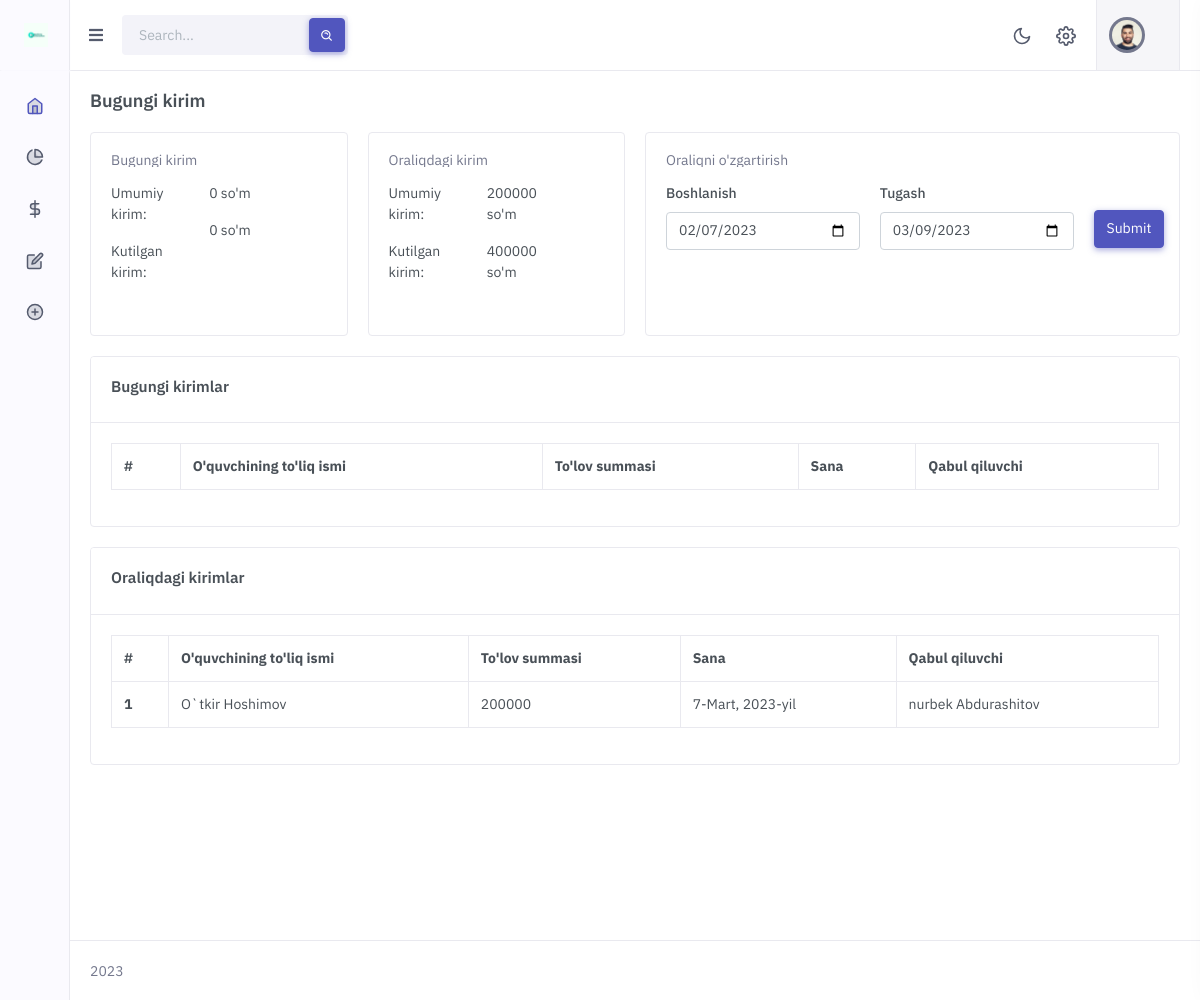
Screenshot of /income/ (signed in) with the database file from the repository.
### payment/models.py (models this page shows, shortened)
class AddCashToWallet(models.Model):
      student = models.ForeignKey(Student, on_delete = models.CASCADE)
      summ = models.PositiveBigIntegerField()
      date = models.DateField(default = date.today())
      time = models.TimeField(auto_now_add=True, null=True, blank=True,)
      recepient = models.ForeignKey(User, on_delete=models.CASCADE, null=True, blank=True)

### course/models.py (models this page shows, shortened)
class Student(models.Model):
      full_name = models.CharField(max_length=200)
      phone_number = models.CharField(max_length=120)
      wallet = models.IntegerField(default=0)
      token_id = models.CharField(default=str(random.randint(10000000, 99999999)), max_length=150)

### users/models.py (models this page shows, shortened)
class User(AbstractUser):
      is_teacher = models.BooleanField(default=False, help_text = 'Agar yaratilayotgan foydalanuvchi ustoz bo\'lsa.')
      is_admin  = models.BooleanField(default = False,  help_text = 'Agar yaratilayotgan foydalanuvchi adminstrator bo\'lsa.')
      wallet = models.PositiveBigIntegerField(default=0)

### payment/views.py (the view)
# urls.py: path('income/', include('payment.urls')),
@login_required
def income(request):
      user = request.user
      if user.is_staff == True:
            start = date.today()-timedelta(days=30)
            end=date.today()
            incomes_between_dates = incomes_between_two_dates( start, end)
            if request.method == 'POST':
                  start = request.POST['start']
                  end = request.POST['end']
                  incomes_between_dates = incomes_between_two_dates( start, end)
            context = {
                  'incomes_between_dates':incomes_between_dates,
                  'todays_income': incomes_in_one_day(date.today()),
                  'start':str(start),
                  'end':str(end),
            }
            return render(request, "income.html", context)
      else:
            messages.warning(request, "Siz uchun bu sahifa mavjud emas.")
            return redirect('index')

### payment/utils.py (called while the page is built)
def incomes_in_one_day(date):
      total_income = 0
      expected_income = 0
      payments =  AddCashToWallet.objects.filter(date = date)
      pay_to_courses = PayToCourse.objects.filter(date=date)
      for i in payments:
            total_income += i.summ
      for i in pay_to_courses:
            expected_income += i.transfer_summ
      context = {
            'total_income':total_income,
            'expected_income':expected_income,
            'wage_of_teachers': expected_income/2,
            'payments':payments,
            'pay_to_courses':pay_to_courses,
      }
      return context

def incomes_between_two_dates(start, end):
      total_income = 0
      expected_income = 0
      payments = AddCashToWallet.objects.filter(date__gte=start, date__lte=end).order_by('date')
      pay_to_courses = PayToCourse.objects.filter(date__gte=start, date__lte=end).order_by('date')
      for i in payments:
            total_income += i.summ
      for i in pay_to_courses:
            expected_income += i.transfer_summ
      context = {
            'total_income':total_income,
            'expected_income':expected_income,
            'wage_of_teachers': expected_income/2,
            'payments':payments,
            'pay_to_courses':pay_to_courses,
      }
      return context

### templates/income.html (shortened to what this page needs)
{% extends 'boss/base.html' %}
{% block content %}
<div class="row">
      <div class="col-12">
          <div class="page-title-box d-sm-flex align-items-center justify-content-between">
              <h4 class="mb-sm-0 font-size-18">Bugungi kirim </h4>
              <div class="page-title-right">
                  <ol class="breadcrumb m-0">
                      <li class="breadcrumb-item active"></li>
                  </ol>
              </div>
          </div>
      </div>
      <div class="col-xl-3 col-md-6">
          <div class="card card-h-100">
              <div class="card-body">
                  <div class="row align-items-center">
                      <div class="col-12">
                          <span class="text-muted mb-3 lh-1 d-block text-truncate">Bugungi kirim</span>
                          <p class="mb-3">
                              <div class="row">
                                    <div class="col-5">
                                          <p>Umumiy kirim: </p>
                                          <p>Kutilgan kirim:</p>
                                    </div>
                                    <div class="col-5">
                                          <p>{{todays_income.total_income}} so'm</p>
                                          <p>{{todays_income.expected_income}} so'm</p>
                                    </div>
                              </div>
                        </p>
                      </div>
                  </div>
              </div>
          </div>
      </div>
      <div class="col-xl-3 col-md-6">
            <div class="card card-h-100">
                <div class="card-body">
                    <div class="row align-items-center">
                        <div class="col-12">
                            <span class="text-muted mb-3 lh-1 d-block text-truncate">Oraliqdagi kirim</span>
                            <p class="mb-3">
                                <div class="row">
                                      <div class="col-5">
                                            <p>Umumiy kirim: </p>
                                            <p>Kutilgan kirim:</p>
                                      </div>
                                      <div class="col-5">
                                          <p>{{incomes_between_dates.total_income}} so'm</p>
                                          <p>{{incomes_between_dates.expected_income}} so'm</p>
                                      </div>
                                </div>
                          </p>
                        </div>
                    </div>
                </div>
            </div>
        </div>
      <div class="col-xl-6 col-md-6">
          <div class="card card-h-100">
              <div class="card-body">
                  <div class="row align-items-center">
                      <div class="col-12">
                          <span class="text-muted mb-3 lh-1 d-block text-truncate">Oraliqni o'zgartirish</span>
                          <form method="post"  >{% csrf_token %}
                              <div class="row" >
                                <div class="col-5" >
                                  <label for="example-date-input" class="form-label">Boshlanish</label>
                                  <input class="form-control" name="start" type="date" value="{{start}}" id="example-date-input">
                                </div>
                                <div class="col-5" >
                                  <label for="example-date-input" class="form-label">Tugash</label>
                                  <input class="form-control" name="end" type="date" value="{{end}}" id="example-date-input">
                                </div>
                                <div class="col-2" ><button style='margin-top:27px' type="submit" class="btn btn-primary" >Submit</button></div>
                              </div>
                          </form>
                      </div>
                  </div>
              </div>
          </div>
      </div>
  </div>
  <div class="row">
      <div class="col-12">
          <div class="card">
              <div class="card-header">
                  <h4 class="card-title">Bugungi kirimlar</h4>
              </div>
              <div class="card-body">
                  <table  class="table table-bordered dt-responsive nowrap w-100">
                      <thead>
                          <tr>
                              <th scope="col">#</th>
                              <th scope="col">O'quvchining to'liq ismi</th>
                              <th scope="col">To'lov summasi</th>
                              <th scope="col">Sana</th>
                              <th scope="col">Qabul qiluvchi</th>
                            </tr>
                      </thead>
                  </table>
              </div>
          </div>
      </div>
  </div>
  <div class="row">
      <div class="col-12">
          <div class="card">
              <div class="card-header">
                  <h4 class="card-title">Oraliqdagi kirimlar</h4>
              </div>
              <div class="card-body">
                  <table id="datatable-buttons" class="table table-bordered dt-responsive nowrap w-100">
                      <thead>
                          <tr>
                              <th scope="col">#</th>
                              <th scope="col">O'quvchining to'liq ismi</th>
                              <th scope="col">To'lov summasi</th>
                              <th scope="col">Sana</th>
                              <th scope="col">Qabul qiluvchi</th>
                            </tr>
                      </thead>
                      <tbody>
                          {% for i in incomes_between_dates.payments %}
                          <tr>
                            <th scope="row">{{ forloop.counter }}</th>
                            <td>{{i.student.full_name}}</td>
                            <td>{{i.summ}}</td>
                            <td>{{i.date}}</td>
                            <td>{{i.recepient.first_name}} {{i.recepient.last_name}}</td>
                          </tr>
                          {% endfor %}
                      </tbody>
                  </table>
              </div>
          </div>
      </div>
  </div>
{% endblock content %}

### rows the page displays
AddCashToWallet: student.full_name "O`tkir Hoshimov", summ "200000", date "7-Mart, 2023-yil", recepient.first_name "nurbek", recepient.last_name "Abdurashitov"

### other values shown
{{ todays_income.total_income }} "0"
{{ todays_income.expected_income }} "0"
{{ incomes_between_dates.total_income }} "200000"
{{ incomes_between_dates.expected_income }} "400000"
